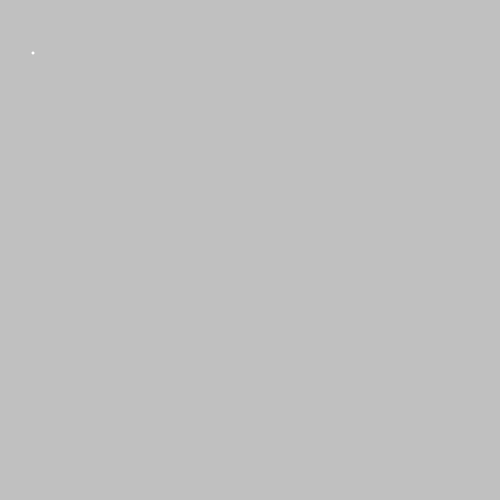
Frame 1 (no input)
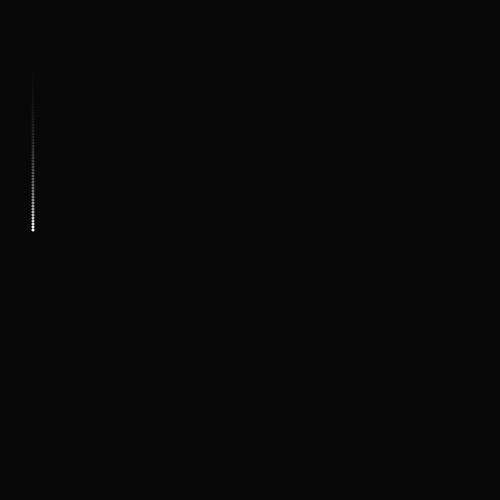
Frame 60 (the mouse pressed at the canvas centre just before this capture)
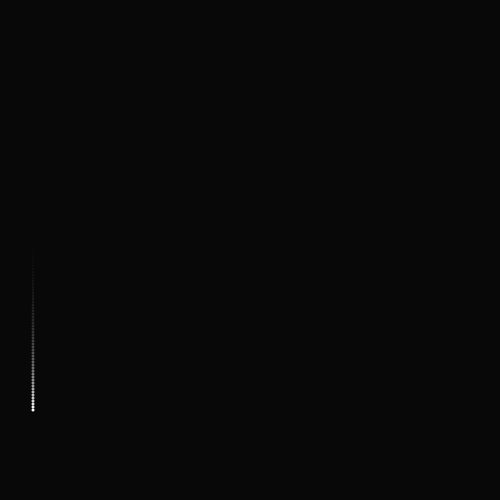
Frame 120 (the mouse held since frame 60 and released just before this capture)

The Processing sketch that drew these frames (run headless with seeded random() and noise(); from frame 60 on, the mouse is pressed at the canvas centre):

// Processing sketch: Falling_Star
// ── Falling_Star.pde
Spot sp; // Declare the object
void setup() {
size(500, 500);
smooth();
noStroke();
sp = new Spot(33, 50, 3, 1.5); // Construct the object
}
void draw() {
fill(0, 15);
rect(0, 0, width, height);
fill(255);
sp.move();
sp.display();
}

class Spot {
float x, y; // X-coordinate, y-coordinate
float diameter; // Diameter of the circle
float speed; // Distance moved each frame
int direction = 1; // Direction of motion (1 is down, -1 is up)
// Constructor
Spot(float xpos, float ypos, float dia, float sp) {
x = xpos;
y = ypos;
diameter = dia;
speed = sp;
}
void move() {
y += (speed * direction*2);
if ((y > (height - diameter/2)) || (y < diameter/2)) {
y = 1;
}
}
void display() {
ellipse(x, y, diameter, diameter);
}
}
